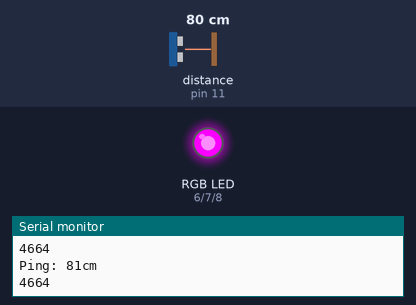
A sketch run on a simulated Arduino Uno, built with avr-gcc and run on an emulated ATmega328P. Parts: an RGB LED mixed from three pins (HIGH = lit), the last lines printed to the serial monitor. The test bench sets the inputs (shaded band); at power-on: distance to the obstacle (sensor on pin 11) 80 cm. The echo pulse lasts 58.3 µs per cm.

Above: at 1.2 s.
1.3 s: distance to the obstacle (sensor on pin 11) set to 10 cm
2.8 s: distance to the obstacle (sensor on pin 11) set to 7 cm
At 3.2 s:
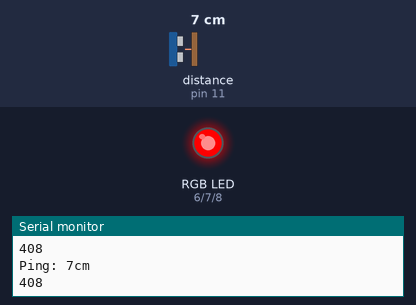
4.4 s: distance to the obstacle (sensor on pin 11) set to 9 cm
At 5.1 s:
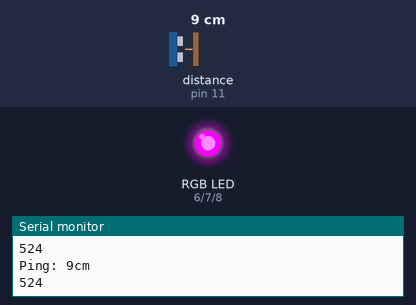
5.9 s: distance to the obstacle (sensor on pin 11) set to 2 cm
At 7.1 s:
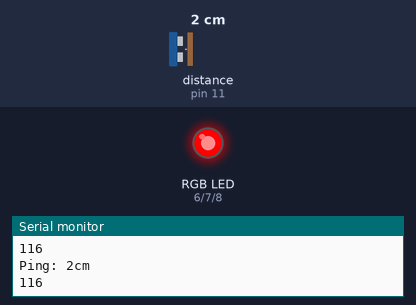
Timing chart, 0 to 8.4 s (numbered marks = the images above; inputs shaded):
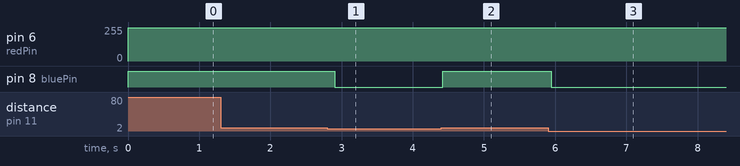

Measured:
- the behaviour switches between 9 and 8 cm on distance to the obstacle (sensor on pin 11) (found by bisection; images 0 and 1)
- after the input at 2.8 s, pin 8 (bluePin): HIGH → LOW after 0.10 s
- after the input at 4.4 s, pin 8 (bluePin): LOW → HIGH at once
- after the input at 5.9 s, pin 8 (bluePin): HIGH → LOW at once

The sketch:

ultrasonic.ino
```cpp
/*
	use a HC-SR04 ultrasonic module
*/
//https://code.google.com/p/arduino-new-ping/downloads/detail?name=NewPing_v1.5.zip&can=2&q=
#include <NewPing.h>

//pin to trigger the echo
const int trigger = 12;
//pin to receive the echo
const int echo = 11;
// Maximum distance we want to ping for (in centimeters). Maximum sensor distance is rated at 400-500cm.
const int maxDistance = 400;

//using a rgb led

//the red pin of the rgb led
const int redPin = 6;

//the green pin of the rgb led
const int greenPin = 7;

//the blue pin of the rgb led
const int bluePin = 8;

//declare a new ping object with a max distance
NewPing sonar(trigger, echo, maxDistance);

void setup() {
	Serial.begin(9600);
}

//led turns blue
void ledBlue() {
        analogWrite(redPin, 0);
        analogWrite(greenPin, 0);
        analogWrite(bluePin, 150);
}

//led turns lilac
void ledLilac() {
        analogWrite(redPin, 250);
        analogWrite(greenPin, 0);
        analogWrite(bluePin, 250);
}

//led turns red
void ledRed() {
        analogWrite(redPin, 250);
        analogWrite(greenPin, 0);
        analogWrite(bluePin, 0);
}

void loop() {

	//Send ping, get ping time in microseconds.
	unsigned int pingMicroseconds = sonar.ping();
	Serial.print("Ping: ");

	// Convert ping time to distance in cm and print result (0 = outside set distance range)
	Serial.print(pingMicroseconds / US_ROUNDTRIP_CM);
	Serial.println("cm");
	Serial.println(pingMicroseconds);

	if(pingMicroseconds < 500) {
		//nothing is in range;
		if(pingMicroseconds == 0){
			ledBlue();
		}
		//target is in range and aprox 9cm away.
		else {
			ledRed();
		}
	}
	//sonar detects something in range but not too close.
	else {
		ledLilac();
	}

	//wait 100ms
	delay(100);

}
```
